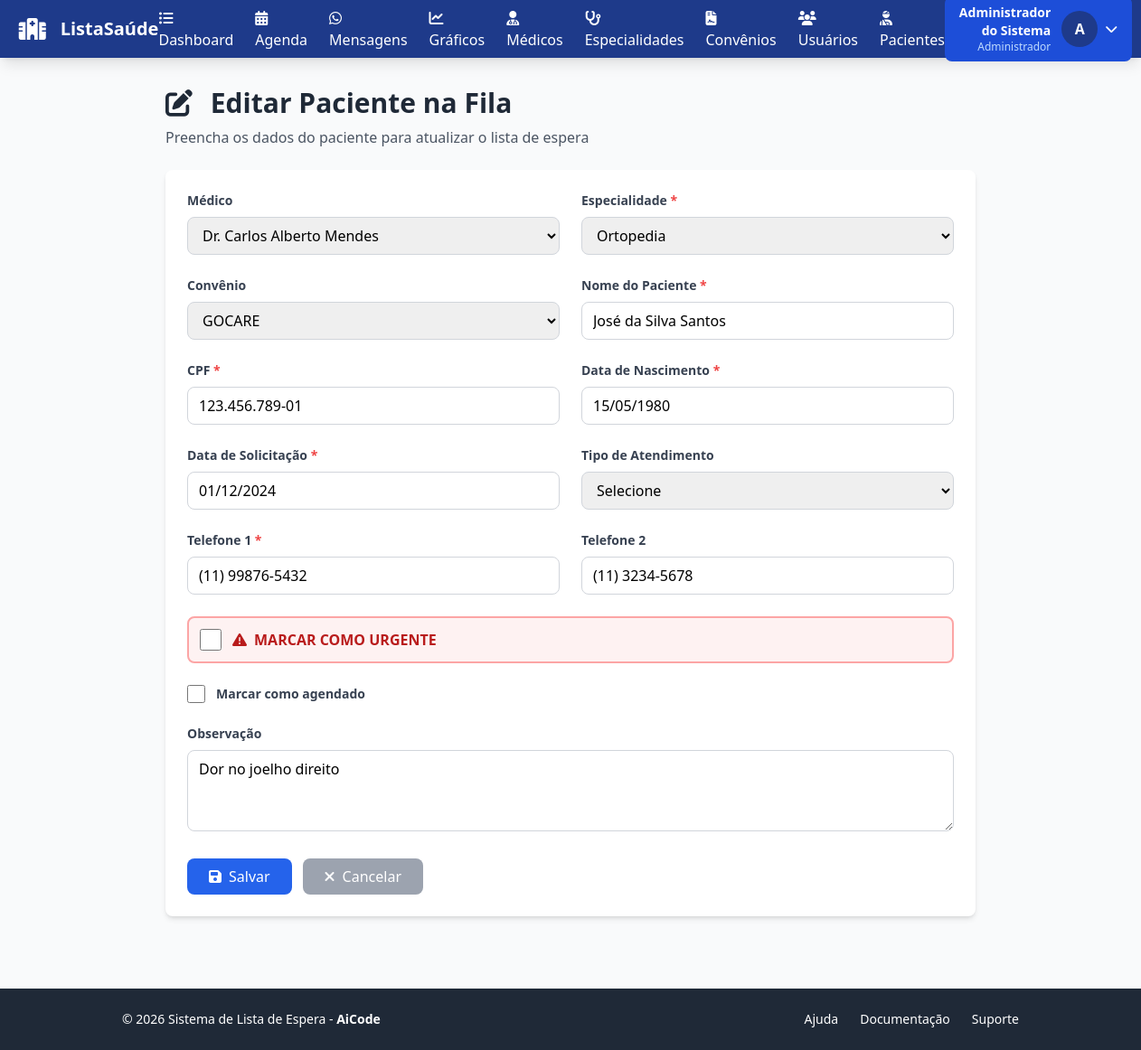
/fila_espera_form.php?id=1 (signed in), run on the app's committed database.
### tables this page shows
CREATE TABLE fila_espera (
    id INT AUTO_INCREMENT PRIMARY KEY,
    medico_id INT NOT NULL,
    especialidade_id INT NOT NULL,
    convenio_id INT,
    nome_paciente VARCHAR(150) NOT NULL,
    cpf VARCHAR(14) NOT NULL,
    data_nascimento DATE NOT NULL,
    data_solicitacao DATE NOT NULL,
    informacao VARCHAR(100),
    observacao TEXT,
    agendado BOOLEAN DEFAULT FALSE,
    data_agendamento DATE,
    telefone1 VARCHAR(20) NOT NULL,
    telefone2 VARCHAR(20),
    agendado_por VARCHAR(100),
    created_at TIMESTAMP DEFAULT CURRENT_TIMESTAMP,
    updated_at TIMESTAMP DEFAULT CURRENT_TIMESTAMP ON UPDATE CURRENT_TIMESTAMP,
    FOREIGN KEY (medico_id) REFERENCES medicos(id) ON DELETE RESTRICT,
    FOREIGN KEY (especialidade_id) REFERENCES especialidades(id) ON DELETE RESTRICT,
    FOREIGN KEY (convenio_id) REFERENCES convenios(id) ON DELETE SET NULL,
    INDEX idx_medico (medico_id),
    INDEX idx_especialidade (especialidade_id),
    INDEX idx_convenio (convenio_id),
    INDEX idx_nome_paciente (nome_paciente),
    INDEX idx_cpf (cpf),
    INDEX idx_data_solicitacao (data_solicitacao),
    INDEX idx_agendado (agendado)
);

CREATE TABLE medicos (
    id INT AUTO_INCREMENT PRIMARY KEY,
    nome VARCHAR(100) NOT NULL,
    crm_cpf VARCHAR(20) NOT NULL UNIQUE,
    telefone VARCHAR(20),
    email VARCHAR(100),
    ativo BOOLEAN DEFAULT TRUE,
    created_at TIMESTAMP DEFAULT CURRENT_TIMESTAMP,
    updated_at TIMESTAMP DEFAULT CURRENT_TIMESTAMP ON UPDATE CURRENT_TIMESTAMP,
    INDEX idx_nome (nome),
    INDEX idx_crm_cpf (crm_cpf),
    INDEX idx_ativo (ativo)
);

CREATE TABLE especialidades (
    id INT AUTO_INCREMENT PRIMARY KEY,
    nome VARCHAR(100) NOT NULL UNIQUE,
    cor VARCHAR(50) DEFAULT 'bg-blue-200',
    created_at TIMESTAMP DEFAULT CURRENT_TIMESTAMP,
    updated_at TIMESTAMP DEFAULT CURRENT_TIMESTAMP ON UPDATE CURRENT_TIMESTAMP,
    INDEX idx_nome (nome)
);

CREATE TABLE convenios (
    id INT AUTO_INCREMENT PRIMARY KEY,
    nome VARCHAR(100) NOT NULL UNIQUE,
    codigo VARCHAR(50),
    cor VARCHAR(50) DEFAULT 'bg-green-200',
    created_at TIMESTAMP DEFAULT CURRENT_TIMESTAMP,
    updated_at TIMESTAMP DEFAULT CURRENT_TIMESTAMP ON UPDATE CURRENT_TIMESTAMP,
    INDEX idx_nome (nome)
);

### fila_espera_form.php (the view, shortened to what the rows shown need)
<?php
require_once __DIR__ . '/models/FilaEspera.php';
require_once __DIR__ . '/models/Medico.php';
require_once __DIR__ . '/models/Especialidade.php';
require_once __DIR__ . '/models/Convenio.php';
require_once __DIR__ . '/includes/functions.php';
$filaModel = new FilaEspera();
$medicoModel = new Medico();
$especialidadeModel = new Especialidade();
$convenioModel = new Convenio();
$registro = null;
$isEdicao = false;
if (isset($_GET['id'])) {
    $isEdicao = true;
    $registro = $filaModel->buscarPorId($_GET['id']);
}
$medicos = $medicoModel->listar(['ativo' => true]);
$especialidades = $especialidadeModel->listar();
$convenios = $convenioModel->listar();
?>
<?php include __DIR__ . '/includes/header.php'; ?>
<div class="max-w-4xl mx-auto">
    <div class="mb-6">
        <h1 class="text-3xl font-bold text-gray-800 mb-2">
            <i class="fas fa-<?php echo $isEdicao ? 'edit' : 'plus'; ?> mr-3"></i>
            <?php echo $isEdicao ? 'Editar Paciente na Fila' : 'Adicionar Paciente na Fila'; ?>
        </h1>
    </div>
    <form method="POST" action="" class="bg-white rounded-lg shadow-md p-6">
        <div class="grid grid-cols-1 md:grid-cols-2 gap-6">
            <div>
                <label class="block text-sm font-semibold text-gray-700 mb-2">
                    Médico
                </label>
                <select name="medico_id" class="w-full px-3 py-2 border border-gray-300 rounded-lg focus:outline-none focus:ring-2 focus:ring-blue-500">
                    <?php foreach ($medicos as $medico): ?>
                    <option value="<?php echo $medico['id']; ?>"
                            <?php echo (($registro['medico_id'] ?? $_POST['medico_id'] ?? '') == $medico['id']) ? 'selected' : ''; ?>>
                        <?php echo htmlspecialchars($medico['nome']); ?>
                    </option>
                    <?php endforeach; ?>
                </select>
            </div>
            <div>
                <label class="block text-sm font-semibold text-gray-700 mb-2">
                    Especialidade <span class="text-red-500">*</span>
                </label>
                <select name="especialidade_id" required class="w-full px-3 py-2 border border-gray-300 rounded-lg focus:outline-none focus:ring-2 focus:ring-blue-500">
                    <?php foreach ($especialidades as $esp): ?>
                    <option value="<?php echo $esp['id']; ?>"
                            <?php echo (($registro['especialidade_id'] ?? $_POST['especialidade_id'] ?? '') == $esp['id']) ? 'selected' : ''; ?>>
                        <?php echo htmlspecialchars($esp['nome']); ?>
                    </option>
                    <?php endforeach; ?>
                </select>
            </div>
            <div>
                <label class="block text-sm font-semibold text-gray-700 mb-2">Convênio</label>
                <select name="convenio_id" class="w-full px-3 py-2 border border-gray-300 rounded-lg focus:outline-none focus:ring-2 focus:ring-blue-500">
                    <?php foreach ($convenios as $conv): ?>
                    <option value="<?php echo $conv['id']; ?>"
                            <?php echo (($registro['convenio_id'] ?? $_POST['convenio_id'] ?? '') == $conv['id']) ? 'selected' : ''; ?>>
                        <?php echo htmlspecialchars($conv['nome']); ?>
                    </option>
                    <?php endforeach; ?>
                </select>
            </div>
            <div>
                <label class="block text-sm font-semibold text-gray-700 mb-2">
                    Nome do Paciente <span class="text-red-500">*</span>
                </label>
                <input type="text"
                       name="nome_paciente"
                       required
                       value="<?php echo htmlspecialchars($registro['nome_paciente'] ?? $_POST['nome_paciente'] ?? ''); ?>"
                       class="w-full px-3 py-2 border border-gray-300 rounded-lg focus:outline-none focus:ring-2 focus:ring-blue-500">
            </div>
            <div>
                <label class="block text-sm font-semibold text-gray-700 mb-2">
                    CPF <span class="text-red-500">*</span>
                </label>
                <input type="text"
                       name="cpf"
                       required
                       onkeyup="mascaraCPF(this)"
                       maxlength="14"
                       value="<?php
                           if (isset($registro['cpf'])) {
                               echo formatarCPF($registro['cpf']);
                           } elseif (isset($_POST['cpf'])) {
                               echo formatarCPF($_POST['cpf']);
                           }
                       ?>"
                       class="w-full px-3 py-2 border border-gray-300 rounded-lg focus:outline-none focus:ring-2 focus:ring-blue-500">
            </div>
            <div>
                <label class="block text-sm font-semibold text-gray-700 mb-2">
                    Data de Nascimento <span class="text-red-500">*</span>
                </label>
                <input type="text"
                       name="data_nascimento"
                       required
                       onkeyup="mascaraData(this)"
                       maxlength="10"
                       placeholder="DD/MM/AAAA"
                       value="<?php echo isset($registro['data_nascimento']) ? formatarData($registro['data_nascimento']) : htmlspecialchars($_POST['data_nascimento'] ?? ''); ?>"
                       class="w-full px-3 py-2 border border-gray-300 rounded-lg focus:outline-none focus:ring-2 focus:ring-blue-500">
            </div>
            <div>
                <label class="block text-sm font-semibold text-gray-700 mb-2">
                    Data de Solicitação <span class="text-red-500">*</span>
                </label>
                <input type="text"
                       name="data_solicitacao"
                       required
                       onkeyup="mascaraData(this)"
                       maxlength="10"
                       placeholder="DD/MM/AAAA"
                       value="<?php echo isset($registro['data_solicitacao']) ? formatarData($registro['data_solicitacao']) : (htmlspecialchars($_POST['data_solicitacao'] ?? '') ?: date('d/m/Y')); ?>"
                       class="w-full px-3 py-2 border border-gray-300 rounded-lg focus:outline-none focus:ring-2 focus:ring-blue-500">
            </div>
        </div>
        <div class="grid grid-cols-1 md:grid-cols-2 gap-6 mt-6">
            <div>
                <label class="block text-sm font-semibold text-gray-700 mb-2">
                    Telefone 1 <span class="text-red-500">*</span>
                </label>
                <input type="text"
                       name="telefone1"
                       required
                       onkeyup="mascaraTelefone(this)"
                       maxlength="15"
                       placeholder="(XX) XXXXX-XXXX"
                       value="<?php echo isset($registro['telefone1']) ? formatarTelefone($registro['telefone1']) : htmlspecialchars($_POST['telefone1'] ?? ''); ?>"
                       class="w-full px-3 py-2 border border-gray-300 rounded-lg focus:outline-none focus:ring-2 focus:ring-blue-500">
            </div>
            <div>
                <label class="block text-sm font-semibold text-gray-700 mb-2">Telefone 2</label>
                <input type="text"
                       name="telefone2"
                       onkeyup="mascaraTelefone(this)"
                       maxlength="15"
                       placeholder="(XX) XXXXX-XXXX"
                       value="<?php echo isset($registro['telefone2']) ? formatarTelefone($registro['telefone2']) : htmlspecialchars($_POST['telefone2'] ?? ''); ?>"
                       class="w-full px-3 py-2 border border-gray-300 rounded-lg focus:outline-none focus:ring-2 focus:ring-blue-500">
            </div>
            <div class="md:col-span-2">
                <label class="flex items-center space-x-3 cursor-pointer">
                    <input type="checkbox"
                           name="agendado"
                           id="agendado"
                           value="1"
                           <?php echo (($registro['agendado'] ?? $_POST['agendado'] ?? false)) ? 'checked' : ''; ?>
                           onchange="toggleDataAgendamento()"
                           class="w-5 h-5 text-blue-600 border-gray-300 rounded focus:ring-2 focus:ring-blue-500">
                    <span class="text-sm font-semibold text-gray-700">Marcar como agendado</span>
                </label>
            </div>
            <div class="md:col-span-2">
                <label class="block text-sm font-semibold text-gray-700 mb-2">Observação</label>
                <textarea name="observacao"
                          rows="3"
                          class="w-full px-3 py-2 border border-gray-300 rounded-lg focus:outline-none focus:ring-2 focus:ring-blue-500"><?php echo htmlspecialchars($registro['observacao'] ?? $_POST['observacao'] ?? ''); ?></textarea>
            </div>
        </div>
    </form>
</div>
<?php include __DIR__ . '/includes/footer.php'; ?>

### data on the page
fila_espera: medico_id "Dr. Carlos Alberto Mendes", especialidade_id "Ortopedia", convenio_id "GOCARE", nome_paciente "José da Silva Santos", cpf "123.456.789-01", data_nascimento "15/05/1980", data_solicitacao "01/12/2024", telefone1 "(11) 99876-5432", telefone2 "(11) 3234-5678", observacao "Dor no joelho direito"

### other printed values
$usuario['nome'] "Administrador do Sistema"
$usuario['perfil'] "Administrador"
substr($usuario['nome'], 0, 1) "A"
